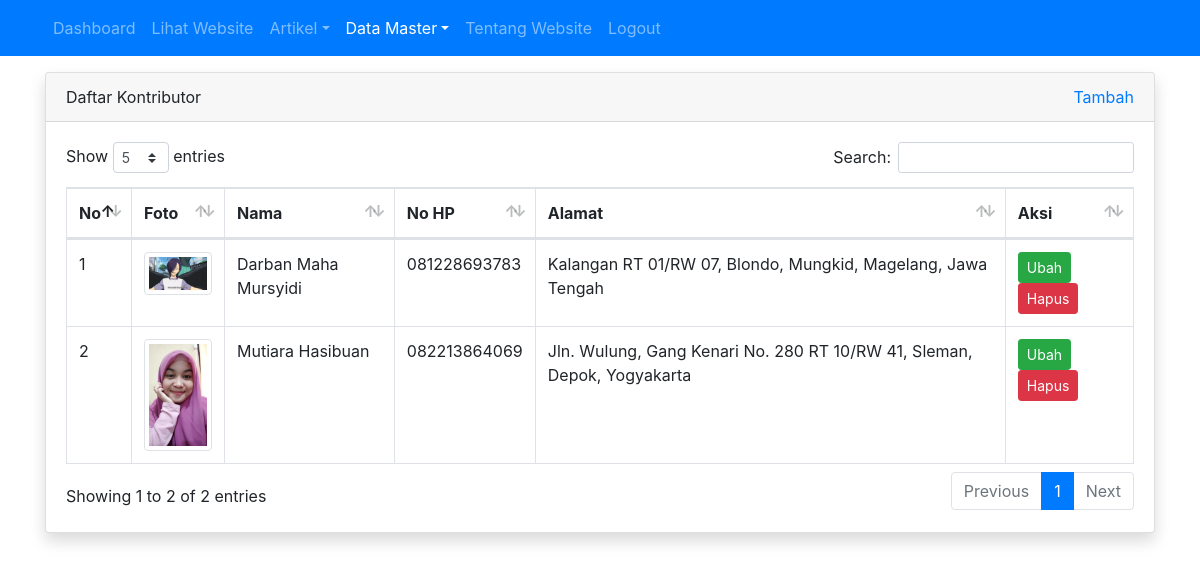
The app's page /admin/siswa/index.php (signed in) with its own data.
### tables this page shows
CREATE TABLE `tbl_siswa` (
  `id` int(11) NOT NULL,
  `nama` varchar(100) DEFAULT NULL,
  `nis` int(4) DEFAULT NULL,
  `jenis_kelamin` enum('L','P') DEFAULT NULL,
  `tempat_lahir` varchar(80) DEFAULT NULL,
  `tanggal_lahir` date DEFAULT NULL,
  `alamat` varchar(100) DEFAULT NULL,
  `no_hp` varchar(12) DEFAULT NULL,
  `foto` varchar(120) DEFAULT NULL,
  `id_jurusan` int(11) DEFAULT NULL
);

### admin/siswa/index.php (the view, shortened to what this page needs)
<?php
require_once '../../koneksi.php';
$query = mysqli_query($koneksi, "SELECT tbl_siswa.id, tbl_siswa.nama, tbl_siswa.no_hp, tbl_siswa.foto, tbl_siswa.alamat FROM tbl_siswa");
$no = 1;
?>
<!DOCTYPE html>
<html>
<head>
	<link rel="stylesheet" href="../../resources/datatables/datatables.min.css">
	<link rel="stylesheet" href="../../resources/css/bootstrap.min.css">
</head>
<body>
	<?php require_once '../navbar.php'; ?>
	<div class="container mt-3">
		<div class="row">
			<div class="col">
				<div class="card shadow">
					<div class="card-header">
						<div class="clearfix">
							<div class="float-left">
								Daftar Kontributor
							</div>
							<div class="float-right">
								<a href="tambah.php">Tambah</a>
							</div>
						</div>
					</div>
					<div class="card-body">
						<table id="table_id" class="dataTable table table-bordered">
						    <thead>
						        <tr>
						            <th>No</th>
						            <th width="50px">Foto</th>
						            <th>Nama</th>
						            <th>No HP</th>
						            <th>Alamat</th>
						            <th>Aksi</th>
						        </tr>
						    </thead>
						    <tbody>
						       <?php while($row = mysqli_fetch_assoc($query)) : ?>
						       		<tr>
						       			<td><?= $no++ ?></td>
						       			<td><img src="../../images/siswa/<?= $row['foto'] ?>" alt="<?= $row['nama'] ?>" width="100%" class="img-thumbnail"></td>
						       			<td><?= $row['nama'] ?></a></td>
						       			<td><?= $row['no_hp'] ?></td>
						       			<td><?= $row['alamat'] ?></td>
						       			<td>
						       				<a href="ubah.php?id=<?= $row['id'] ?>" class="btn btn-success btn-sm">Ubah</a>
											<a href="hapus.php?id=<?= $row['id'] ?>" class="btn btn-danger btn-sm" onclick="return confirm('apakah anda yakin?')">Hapus</a>
						       			</td>
						       		</tr>
						       <?php endwhile; ?>
						    </tbody>
						</table>
					</div>
				</div>
			</div>
		</div>
	</div>
</body>
</html>

### records on screen
tbl_siswa: foto (picture), nama "Darban Maha Mursyidi", no_hp "081228693783", alamat "Kalangan RT 01/RW 07, Blondo, Mungkid, Magelang, Jawa Tengah"
tbl_siswa: foto (picture), nama "Mutiara Hasibuan", no_hp "082213864069", alamat "Jln. Wulung, Gang Kenari No. 280 RT 10/RW 41, Sleman, Depok, Yogyakarta"
